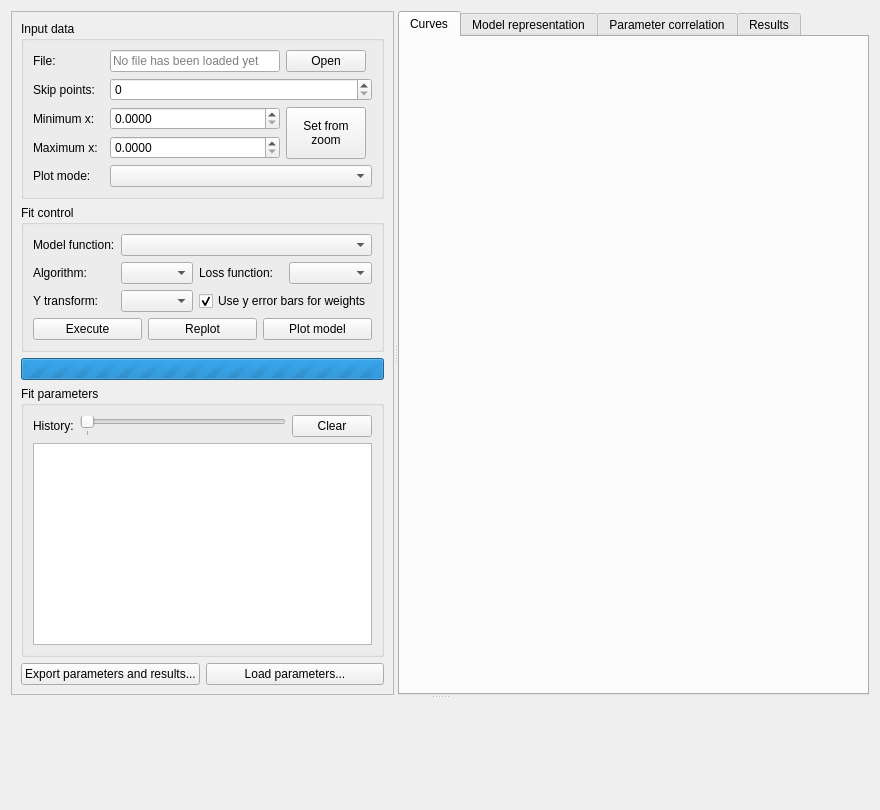
<?xml version="1.0" encoding="UTF-8"?>
<ui version="4.0">
 <author>András Ferenc WACHA</author>
 <class>Form</class>
 <widget class="QWidget" name="Form">
  <property name="geometry">
   <rect>
    <x>0</x>
    <y>0</y>
    <width>880</width>
    <height>810</height>
   </rect>
  </property>
  <property name="windowTitle">
   <string>SAXS Fit Tool</string>
  </property>
  <layout class="QVBoxLayout" name="verticalLayout_5">
   <item>
    <widget class="QSplitter" name="splitter_2">
     <property name="orientation">
      <enum>Qt::Vertical</enum>
     </property>
     <widget class="QSplitter" name="splitter">
      <property name="orientation">
       <enum>Qt::Horizontal</enum>
      </property>
      <widget class="QFrame" name="inputFrame">
       <property name="frameShape">
        <enum>QFrame::StyledPanel</enum>
       </property>
       <property name="frameShadow">
        <enum>QFrame::Raised</enum>
       </property>
       <layout class="QVBoxLayout" name="verticalLayout">
        <item>
         <widget class="QGroupBox" name="inputdata_box">
          <property name="sizePolicy">
           <sizepolicy hsizetype="MinimumExpanding" vsizetype="Minimum">
            <horstretch>0</horstretch>
            <verstretch>0</verstretch>
           </sizepolicy>
          </property>
          <property name="title">
           <string>Input data</string>
          </property>
          <layout class="QGridLayout" name="gridLayout">
           <item row="4" column="0">
            <widget class="QLabel" name="label_5">
             <property name="text">
              <string>Plot mode:</string>
             </property>
            </widget>
           </item>
           <item row="3" column="2">
            <widget class="QDoubleSpinBox" name="maximumXDoubleSpinBox">
             <property name="sizePolicy">
              <sizepolicy hsizetype="MinimumExpanding" vsizetype="Fixed">
               <horstretch>1</horstretch>
               <verstretch>0</verstretch>
              </sizepolicy>
             </property>
             <property name="decimals">
              <number>4</number>
             </property>
            </widget>
           </item>
           <item row="2" column="2">
            <widget class="QDoubleSpinBox" name="minimumXDoubleSpinBox">
             <property name="sizePolicy">
              <sizepolicy hsizetype="MinimumExpanding" vsizetype="Fixed">
               <horstretch>1</horstretch>
               <verstretch>0</verstretch>
              </sizepolicy>
             </property>
             <property name="buttonSymbols">
              <enum>QAbstractSpinBox::UpDownArrows</enum>
             </property>
             <property name="decimals">
              <number>4</number>
             </property>
            </widget>
           </item>
           <item row="0" column="2">
            <widget class="QLineEdit" name="fileNameLineEdit">
             <property name="sizePolicy">
              <sizepolicy hsizetype="Expanding" vsizetype="Fixed">
               <horstretch>1</horstretch>
               <verstretch>0</verstretch>
              </sizepolicy>
             </property>
             <property name="readOnly">
              <bool>true</bool>
             </property>
             <property name="placeholderText">
              <string>No file has been loaded yet</string>
             </property>
            </widget>
           </item>
           <item row="4" column="2" colspan="3">
            <widget class="QComboBox" name="plotModeComboBox"/>
           </item>
           <item row="1" column="0">
            <widget class="QLabel" name="label_9">
             <property name="text">
              <string>Skip points:</string>
             </property>
            </widget>
           </item>
           <item row="2" column="0" colspan="2">
            <widget class="QLabel" name="label_2">
             <property name="text">
              <string>Minimum x:</string>
             </property>
            </widget>
           </item>
           <item row="3" column="0">
            <widget class="QLabel" name="label_3">
             <property name="text">
              <string>Maximum x:</string>
             </property>
            </widget>
           </item>
           <item row="0" column="0">
            <widget class="QLabel" name="label">
             <property name="text">
              <string>File:</string>
             </property>
            </widget>
           </item>
           <item row="1" column="2" colspan="3">
            <widget class="QSpinBox" name="decimationSpinBox"/>
           </item>
           <item row="0" column="3">
            <widget class="QPushButton" name="openButton">
             <property name="sizePolicy">
              <sizepolicy hsizetype="MinimumExpanding" vsizetype="Fixed">
               <horstretch>0</horstretch>
               <verstretch>0</verstretch>
              </sizepolicy>
             </property>
             <property name="text">
              <string>Open</string>
             </property>
             <property name="icon">
              <iconset theme="document-open">
               <normaloff>.</normaloff>.</iconset>
             </property>
            </widget>
           </item>
           <item row="2" column="3" rowspan="2">
            <widget class="QPushButton" name="setLimitsFromZoomPushButton">
             <property name="sizePolicy">
              <sizepolicy hsizetype="Minimum" vsizetype="MinimumExpanding">
               <horstretch>0</horstretch>
               <verstretch>0</verstretch>
              </sizepolicy>
             </property>
             <property name="text">
              <string>Set from
zoom</string>
             </property>
            </widget>
           </item>
          </layout>
         </widget>
        </item>
        <item>
         <widget class="QGroupBox" name="fitcontrol_box">
          <property name="sizePolicy">
           <sizepolicy hsizetype="MinimumExpanding" vsizetype="Minimum">
            <horstretch>0</horstretch>
            <verstretch>0</verstretch>
           </sizepolicy>
          </property>
          <property name="title">
           <string>Fit control</string>
          </property>
          <layout class="QGridLayout" name="gridLayout_2">
           <item row="2" column="2">
            <widget class="QLabel" name="label_7">
             <property name="text">
              <string>Loss function:</string>
             </property>
            </widget>
           </item>
           <item row="4" column="1">
            <widget class="QComboBox" name="yTransformComboBox"/>
           </item>
           <item row="0" column="0" rowspan="2">
            <widget class="QLabel" name="label_4">
             <property name="text">
              <string>Model function:</string>
             </property>
            </widget>
           </item>
           <item row="2" column="1">
            <widget class="QComboBox" name="algorithmComboBox"/>
           </item>
           <item row="2" column="0">
            <widget class="QLabel" name="label_6">
             <property name="text">
              <string>Algorithm:</string>
             </property>
            </widget>
           </item>
           <item row="4" column="0">
            <widget class="QLabel" name="label_8">
             <property name="text">
              <string>Y transform:</string>
             </property>
            </widget>
           </item>
           <item row="2" column="3">
            <widget class="QComboBox" name="lossFunctionComboBox"/>
           </item>
           <item row="0" column="1" rowspan="2" colspan="3">
            <widget class="QComboBox" name="fitFunctionComboBox">
             <property name="sizePolicy">
              <sizepolicy hsizetype="MinimumExpanding" vsizetype="Fixed">
               <horstretch>0</horstretch>
               <verstretch>0</verstretch>
              </sizepolicy>
             </property>
             <property name="sizeAdjustPolicy">
              <enum>QComboBox::AdjustToContents</enum>
             </property>
            </widget>
           </item>
           <item row="4" column="2" colspan="2">
            <widget class="QCheckBox" name="weightingCheckBox">
             <property name="text">
              <string>Use y error bars for weights</string>
             </property>
             <property name="checked">
              <bool>true</bool>
             </property>
            </widget>
           </item>
           <item row="6" column="0" colspan="4">
            <layout class="QHBoxLayout" name="horizontalLayout_2">
             <item>
              <widget class="QPushButton" name="executePushButton">
               <property name="text">
                <string>Execute</string>
               </property>
               <property name="icon">
                <iconset theme="system-run">
                 <normaloff>.</normaloff>.</iconset>
               </property>
              </widget>
             </item>
             <item>
              <widget class="QPushButton" name="rePlotPushButton">
               <property name="text">
                <string>Replot</string>
               </property>
               <property name="icon">
                <iconset theme="view-refresh">
                 <normaloff>.</normaloff>.</iconset>
               </property>
              </widget>
             </item>
             <item>
              <widget class="QPushButton" name="plotModelPushButton">
               <property name="text">
                <string>Plot model</string>
               </property>
              </widget>
             </item>
            </layout>
           </item>
          </layout>
         </widget>
        </item>
        <item>
         <widget class="QProgressBar" name="fittingProgressBar">
          <property name="enabled">
           <bool>true</bool>
          </property>
          <property name="maximum">
           <number>0</number>
          </property>
          <property name="value">
           <number>-1</number>
          </property>
          <property name="textVisible">
           <bool>false</bool>
          </property>
          <property name="invertedAppearance">
           <bool>false</bool>
          </property>
         </widget>
        </item>
        <item>
         <widget class="QGroupBox" name="parameters_box">
          <property name="sizePolicy">
           <sizepolicy hsizetype="Preferred" vsizetype="Expanding">
            <horstretch>0</horstretch>
            <verstretch>1</verstretch>
           </sizepolicy>
          </property>
          <property name="title">
           <string>Fit parameters</string>
          </property>
          <layout class="QVBoxLayout" name="verticalLayout_2">
           <item>
            <layout class="QHBoxLayout" name="horizontalLayout_3">
             <item>
              <widget class="QLabel" name="label_10">
               <property name="text">
                <string>History:</string>
               </property>
              </widget>
             </item>
             <item>
              <widget class="QSlider" name="historySlider">
               <property name="maximum">
                <number>0</number>
               </property>
               <property name="pageStep">
                <number>1</number>
               </property>
               <property name="orientation">
                <enum>Qt::Horizontal</enum>
               </property>
               <property name="invertedAppearance">
                <bool>false</bool>
               </property>
               <property name="invertedControls">
                <bool>false</bool>
               </property>
               <property name="tickPosition">
                <enum>QSlider::TicksBelow</enum>
               </property>
               <property name="tickInterval">
                <number>1</number>
               </property>
              </widget>
             </item>
             <item>
              <widget class="QPushButton" name="clearHistoryPushButton">
               <property name="text">
                <string>Clear</string>
               </property>
               <property name="icon">
                <iconset theme="edit-clear">
                 <normaloff>.</normaloff>.</iconset>
               </property>
              </widget>
             </item>
            </layout>
           </item>
           <item>
            <widget class="QTreeView" name="treeView">
             <property name="sizePolicy">
              <sizepolicy hsizetype="Ignored" vsizetype="Expanding">
               <horstretch>0</horstretch>
               <verstretch>0</verstretch>
              </sizepolicy>
             </property>
             <property name="horizontalScrollBarPolicy">
              <enum>Qt::ScrollBarAsNeeded</enum>
             </property>
             <property name="sizeAdjustPolicy">
              <enum>QAbstractScrollArea::AdjustToContents</enum>
             </property>
             <property name="alternatingRowColors">
              <bool>true</bool>
             </property>
             <property name="verticalScrollMode">
              <enum>QAbstractItemView::ScrollPerPixel</enum>
             </property>
             <property name="rootIsDecorated">
              <bool>false</bool>
             </property>
             <property name="uniformRowHeights">
              <bool>true</bool>
             </property>
             <property name="itemsExpandable">
              <bool>false</bool>
             </property>
            </widget>
           </item>
          </layout>
         </widget>
        </item>
        <item>
         <layout class="QHBoxLayout" name="horizontalLayout">
          <property name="topMargin">
           <number>0</number>
          </property>
          <item>
           <widget class="QPushButton" name="exportResultsPushButton">
            <property name="text">
             <string>Export parameters and results...</string>
            </property>
            <property name="icon">
             <iconset theme="document-save-as">
              <normaloff>.</normaloff>.</iconset>
            </property>
           </widget>
          </item>
          <item>
           <widget class="QPushButton" name="loadParametersPushButton">
            <property name="text">
             <string>Load parameters...</string>
            </property>
            <property name="icon">
             <iconset theme="document-open">
              <normaloff>.</normaloff>.</iconset>
            </property>
           </widget>
          </item>
         </layout>
        </item>
       </layout>
      </widget>
      <widget class="QTabWidget" name="tabWidget">
       <property name="sizePolicy">
        <sizepolicy hsizetype="Expanding" vsizetype="Expanding">
         <horstretch>1</horstretch>
         <verstretch>0</verstretch>
        </sizepolicy>
       </property>
       <property name="tabPosition">
        <enum>QTabWidget::North</enum>
       </property>
       <property name="tabShape">
        <enum>QTabWidget::Rounded</enum>
       </property>
       <property name="currentIndex">
        <number>0</number>
       </property>
       <property name="documentMode">
        <bool>false</bool>
       </property>
       <property name="movable">
        <bool>false</bool>
       </property>
       <property name="tabBarAutoHide">
        <bool>true</bool>
       </property>
       <widget class="QWidget" name="tab">
        <attribute name="title">
         <string>Curves</string>
        </attribute>
        <layout class="QVBoxLayout" name="verticalLayout_4">
         <item>
          <widget class="QWidget" name="figure_widget" native="true">
           <property name="sizePolicy">
            <sizepolicy hsizetype="Expanding" vsizetype="MinimumExpanding">
             <horstretch>0</horstretch>
             <verstretch>0</verstretch>
            </sizepolicy>
           </property>
           <property name="minimumSize">
            <size>
             <width>400</width>
             <height>0</height>
            </size>
           </property>
           <layout class="QVBoxLayout" name="verticalLayout_3">
            <item>
             <layout class="QVBoxLayout" name="figureLayout"/>
            </item>
           </layout>
          </widget>
         </item>
        </layout>
       </widget>
       <widget class="QWidget" name="tab_2">
        <attribute name="title">
         <string>Model representation</string>
        </attribute>
        <layout class="QVBoxLayout" name="verticalLayout_6">
         <item>
          <layout class="QVBoxLayout" name="reprFigureLayout"/>
         </item>
        </layout>
       </widget>
       <widget class="QWidget" name="tab_3">
        <attribute name="title">
         <string>Parameter correlation</string>
        </attribute>
        <layout class="QVBoxLayout" name="verticalLayout_7">
         <item>
          <widget class="QTableView" name="correlationTableView"/>
         </item>
        </layout>
       </widget>
       <widget class="QWidget" name="tab_4">
        <attribute name="title">
         <string>Results</string>
        </attribute>
        <layout class="QVBoxLayout" name="verticalLayout_8">
         <item>
          <widget class="QTreeView" name="statisticsTreeView"/>
         </item>
        </layout>
       </widget>
      </widget>
     </widget>
     <widget class="QWidget" name="logContainerWidget" native="true">
      <property name="sizePolicy">
       <sizepolicy hsizetype="MinimumExpanding" vsizetype="Minimum">
        <horstretch>0</horstretch>
        <verstretch>0</verstretch>
       </sizepolicy>
      </property>
      <property name="minimumSize">
       <size>
        <width>0</width>
        <height>100</height>
       </size>
      </property>
      <layout class="QHBoxLayout" name="horizontalLayout_6">
       <item>
        <layout class="QHBoxLayout" name="logContainerLayout"/>
       </item>
      </layout>
     </widget>
    </widget>
   </item>
  </layout>
 </widget>
 <tabstops>
  <tabstop>fileNameLineEdit</tabstop>
  <tabstop>minimumXDoubleSpinBox</tabstop>
  <tabstop>maximumXDoubleSpinBox</tabstop>
  <tabstop>plotModeComboBox</tabstop>
  <tabstop>fitFunctionComboBox</tabstop>
  <tabstop>algorithmComboBox</tabstop>
  <tabstop>lossFunctionComboBox</tabstop>
  <tabstop>yTransformComboBox</tabstop>
  <tabstop>weightingCheckBox</tabstop>
  <tabstop>executePushButton</tabstop>
  <tabstop>rePlotPushButton</tabstop>
  <tabstop>plotModelPushButton</tabstop>
  <tabstop>treeView</tabstop>
  <tabstop>exportResultsPushButton</tabstop>
  <tabstop>loadParametersPushButton</tabstop>
  <tabstop>tabWidget</tabstop>
  <tabstop>correlationTableView</tabstop>
  <tabstop>statisticsTreeView</tabstop>
 </tabstops>
 <resources/>
 <connections/>
</ui>
